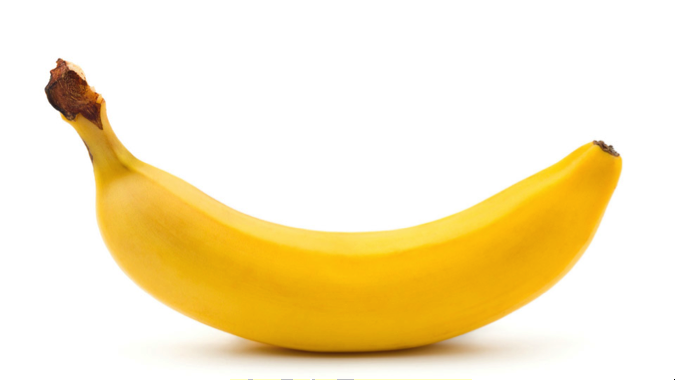
#> input picture opencv/Banana.png, 675 x 380 px
$ python classifier.py
#> lines starting #> are read from the running program, lines starting #| are printed output that depends on the picture; after the words box and inside, x2 and y2 are one past the last pixel; in counts of white or black regions, pixels touching at a corner belong together
#!/usr/bin/python

import numpy as np
import cv2

#face_cascade = cv2.CascadeClassifier('haarcascade_frontalface_default.xml')
#eye_cascade = cv2.CascadeClassifier('haarcascade_eye.xml')
banana_cascade = cv2.CascadeClassifier('banana.xml')

img = cv2.imread('Banana.png')
#> img is the input picture: shape (380, 675, 3); mean B, G, R 193.3, 232.8, 248.3
gray = cv2.cvtColor(img, cv2.COLOR_BGR2GRAY)
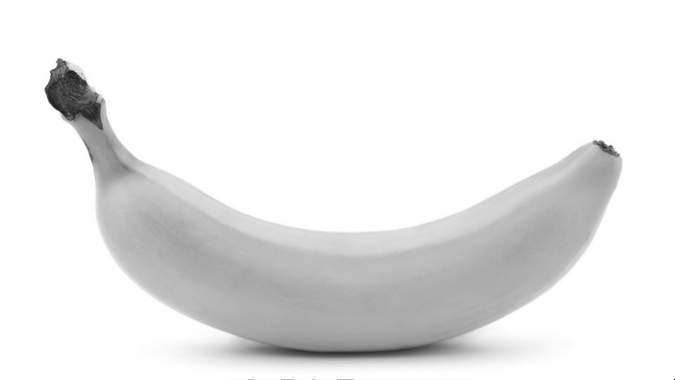
#> gray: shape (380, 675); min 0, max 255, mean 232.9

for (x,y,w,h) in banana_cascade.detectMultiScale(gray, 1.3, 5):
    cv2.rectangle(img,(x,y),(x+w,y+h),(0,0,0),3)
#> this loop made 1 pass
#> (x, y, w, h) on pass 1: (384, 320, 92, 46)
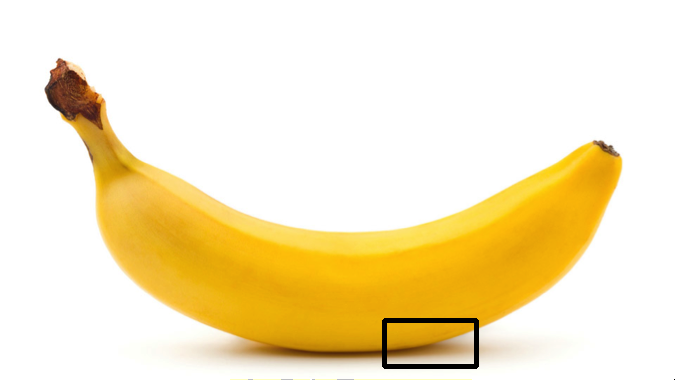
#> img: shape (380, 675, 3); 0.53% of pixels changed, all inside (x1, y1, x2, y2) = (382, 318, 479, 369)

cv2.imshow('img',img)
cv2.waitKey(0)
cv2.destroyAllWindows()
